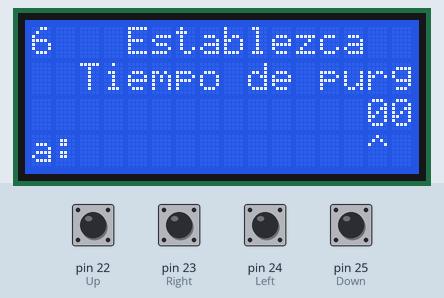
Recording of a sketch running on a simulated Arduino Mega 2560, built with avr-gcc and run on an emulated ATmega2560. Parts: 16×4 character LCD. The inputs (shaded band) are chosen by the test bench; at power-on: pin 22 (Up), pin 23 (Right), pin 24 (Left), pin 25 (Down) LOW.

Above: at 1.2 s.
1.3 s: pin 22 (Up) pulled HIGH for 1 s
At 2.6 s:
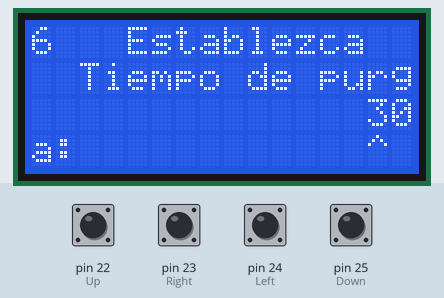
3.8 s: pin 23 (Right) pulled HIGH for 1 s
At 5.7 s:
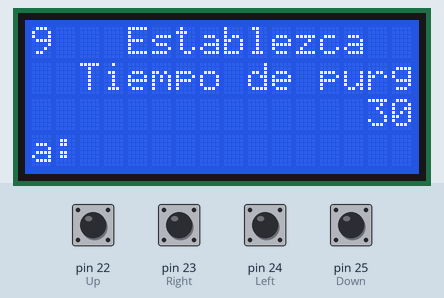
6.3 s: pin 23 (Right) pulled HIGH for 0.15 s
At 7.5 s:
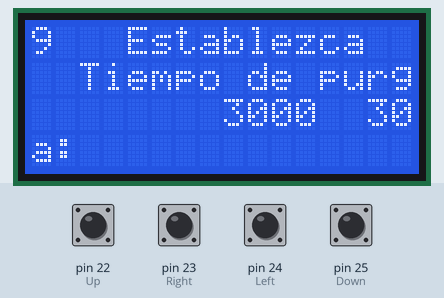
8.2 s: pin 23 (Right) pulled HIGH for 1 s
10.7 s: pin 24 (Left) pulled HIGH for 0.15 s
12.5 s: pin 24 (Left) pulled HIGH for 1 s
At 14.4 s:
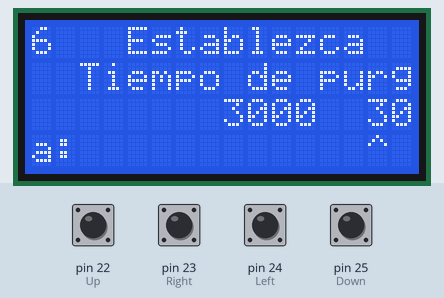
Timing chart, 0 to 15.9 s (numbered marks = the images above; inputs shaded):
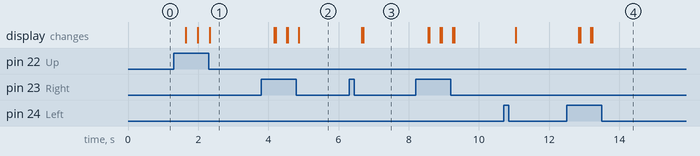

Measured:
- after the input at 1.3 s, the display: first changes after 0.34 s (image 1 shows a later state)
- after the input at 3.8 s, the display: first changes after 0.37 s (image 2 shows a later state)
- after the input at 6.3 s, the display: first changes after 0.36 s (image 3 shows a later state)
- after the input at 12.5 s, the display: first changes after 0.34 s (image 4 shows a later state)

The sketch:

TiempoPurga.ino
```cpp
#include  <Wire.h>//libreria necesaria para el funcionamiento del modulo
#include  <LiquidCrystal_I2C.h>//libreria para el modulo IC2 de La pantalla LCD
int Down = 25, Right = 23, Left = 24, Up = 22;//Pines entrada para lectura de pulsadores
int arTP, abTP, drTP, izTP;//Variables para la lectura de las Flehas panel frontal
int cXTp, regresoTp;// contadores para el desplazamiento del cursor tiempo purga
int cTp1, cTp2, cTp3, cTp4;// contadores para almacenar los valores del tiempo de purga
int TiempoPurga[4];
LiquidCrystal_I2C lcd(0x27, 2, 1, 0, 4, 5, 6, 7, 3, POSITIVE);


void setup() {
  lcd.begin(16, 4);
  pinMode(Up, INPUT);
  pinMode(Left, INPUT);
  pinMode(Right, INPUT);
  pinMode(Down, INPUT);
  cXTp = 6;

}

void loop() {

  izTP = digitalRead(Left);
  drTP = digitalRead(Right);
  lcd.setCursor(0, 0);
  lcd.print(cXTp);
  lcd.setCursor(4, 0);
  lcd.print("Establezca");
  lcd.setCursor(2, 1);
  lcd.print("Tiempo de purga:");
  lcd.setCursor(10, 2);
  lcd.print(cTp1);
  lcd.setCursor(11, 2);
  lcd.print(cTp2);
  lcd.setCursor(12, 2);
  lcd.print(":");
  lcd.setCursor(13, 2);
  lcd.print(cTp3);
  lcd.setCursor(14, 2);
  lcd.print(cTp4);
  if (drTP == HIGH) {
    cXTp++;
    delay(300);
  }
  if (izTP == HIGH) {
    cXTp--;
    delay(300);
  }

  if (cXTp < 6) {
    cXTp = 6;
  }
  if (cXTp == 6) {
    abTP = digitalRead(Down);
    arTP = digitalRead(Up);
    if (arTP == HIGH) {
      cTp1++;
      delay(300);
    }
    if (abTP == HIGH) {
      cTp1--;
      delay(300);
    }
    if (cTp1 > 9) {
      cTp1 = 9;
    }
    else if (cTp1 < 1) {
      cTp1 = 0;
    }
    TiempoPurga[0] = cTp1;
    lcd.setCursor(cXTp + 4, 2);
    lcd.print(cTp1);
    lcd.setCursor(cXTp + 4, 3);
    lcd.print("^    ");
  }
  else if (cXTp == 7) {
    abTP = digitalRead(Down);
    arTP = digitalRead(Up);
    if (arTP == HIGH) {
      cTp2++;
      delay(300);
    }
    if (abTP == HIGH) {
      cTp2--;
      delay(300);
    }
    if (cTp2 > 9) {
      cTp2 = 9;
    }
    else if (cTp2 < 1) {
      cTp2 = 0;
    }
    TiempoPurga[1] = cTp2;
    lcd.setCursor(cXTp + 4, 2);
    lcd.print(cTp2);
    lcd.setCursor(cXTp + 3, 3);
    lcd.print(" ^   ");
  }
  else if (cXTp == 8) {
    abTP = digitalRead(Down);
    arTP = digitalRead(Up);
    if (arTP == HIGH) {
      cTp3++;
      delay(300);
    }
    if (abTP == HIGH) {
      cTp3--;
      delay(300);
    }
    if (cTp3 > 9) {
      cTp3 = 9;
    }
    else if (cTp3 < 1) {
      cTp3 = 0;
    }
    TiempoPurga[2] = cTp3;
    lcd.setCursor(cXTp + 5, 2);
    lcd.print(cTp3);
    lcd.setCursor(cXTp + 2, 3);
    lcd.print("   ^ ");
  }
  else if (cXTp == 9) {
    abTP = digitalRead(Down);
    arTP = digitalRead(Up);
    if (arTP == HIGH) {
      cTp4++;
      delay(300);
    }
    if (abTP == HIGH) {
      cTp4--;
      delay(300);
    }
    if (cTp4 > 9) {
      cTp4 = 9;
    }
    else if (cTp4 < 1) {
      cTp4 = 0;
    }
    TiempoPurga[3] = cTp4;
    lcd.setCursor(cXTp + 5, 2);
    lcd.print(cTp4);
    lcd.setCursor(cXTp + 1, 3);
    lcd.print("    ^");
  }
  if (cXTp > 9) {
    cXTp = 9;
    lcd.clear();
    lcd.setCursor(4, 2);
    lcd.print(TiempoPurga[0]);
    lcd.setCursor(5, 2);
    lcd.print(TiempoPurga[1]);
    lcd.setCursor(6, 2);
    lcd.print(TiempoPurga[2]);
    lcd.setCursor(7, 2);
    lcd.print(TiempoPurga[3]);
  }
}
```
